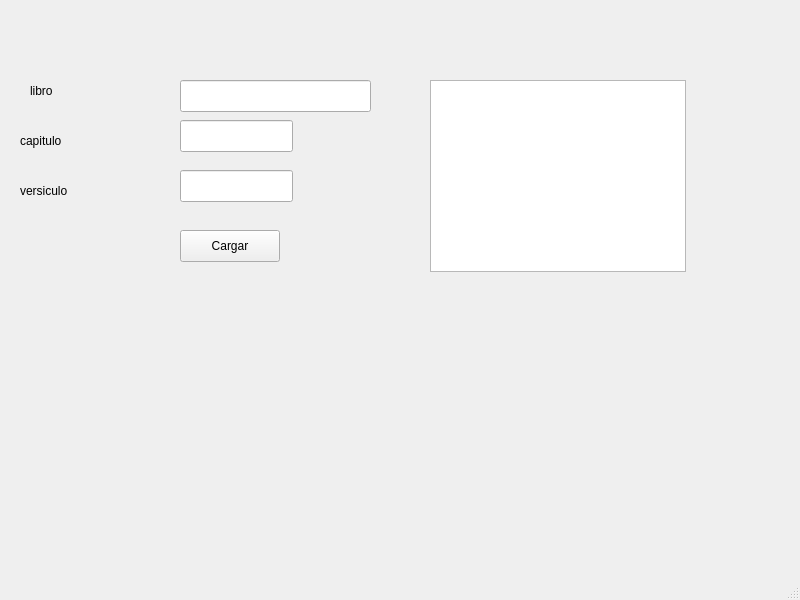
<?xml version="1.0" encoding="UTF-8"?>
<ui version="4.0">
 <class>NuevaVida</class>
 <widget class="QMainWindow" name="NuevaVida">
  <property name="geometry">
   <rect>
    <x>0</x>
    <y>0</y>
    <width>800</width>
    <height>600</height>
   </rect>
  </property>
  <property name="windowTitle">
   <string>Palabra viva -Iglesia Nueva vida</string>
  </property>
  <widget class="QWidget" name="centralwidget">
   <widget class="QLabel" name="capitulo">
    <property name="geometry">
     <rect>
      <x>20</x>
      <y>130</y>
      <width>68</width>
      <height>22</height>
     </rect>
    </property>
    <property name="text">
     <string>capitulo</string>
    </property>
   </widget>
   <widget class="QLabel" name="versiculo_2">
    <property name="geometry">
     <rect>
      <x>20</x>
      <y>180</y>
      <width>68</width>
      <height>22</height>
     </rect>
    </property>
    <property name="text">
     <string>versiculo</string>
    </property>
   </widget>
   <widget class="QLabel" name="libro">
    <property name="geometry">
     <rect>
      <x>30</x>
      <y>80</y>
      <width>68</width>
      <height>22</height>
     </rect>
    </property>
    <property name="text">
     <string>libro</string>
    </property>
   </widget>
   <widget class="QLineEdit" name="libro_2">
    <property name="geometry">
     <rect>
      <x>180</x>
      <y>80</y>
      <width>191</width>
      <height>32</height>
     </rect>
    </property>
   </widget>
   <widget class="QLineEdit" name="capitulo_2">
    <property name="geometry">
     <rect>
      <x>180</x>
      <y>120</y>
      <width>113</width>
      <height>32</height>
     </rect>
    </property>
   </widget>
   <widget class="QLineEdit" name="versiculo">
    <property name="geometry">
     <rect>
      <x>180</x>
      <y>170</y>
      <width>113</width>
      <height>32</height>
     </rect>
    </property>
   </widget>
   <widget class="QPushButton" name="btn_Cargar">
    <property name="geometry">
     <rect>
      <x>180</x>
      <y>230</y>
      <width>100</width>
      <height>32</height>
     </rect>
    </property>
    <property name="text">
     <string>Cargar</string>
    </property>
   </widget>
   <widget class="QListWidget" name="lista">
    <property name="geometry">
     <rect>
      <x>430</x>
      <y>80</y>
      <width>256</width>
      <height>192</height>
     </rect>
    </property>
   </widget>
  </widget>
  <widget class="QMenuBar" name="menubar">
   <property name="geometry">
    <rect>
     <x>0</x>
     <y>0</y>
     <width>800</width>
     <height>32</height>
    </rect>
   </property>
  </widget>
  <widget class="QStatusBar" name="statusbar"/>
 </widget>
 <resources/>
 <connections/>
</ui>
